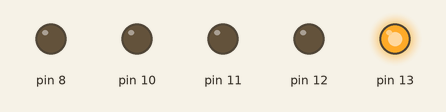
This sketch was run on a simulated Arduino Uno, built with avr-gcc and run on an emulated ATmega328P. Parts: output pins drawn as LEDs (lit = HIGH).

Above: at 0.7 s.
At 1.7 s:
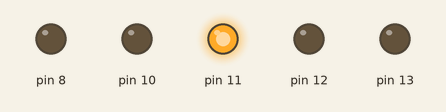
At 2.7 s:
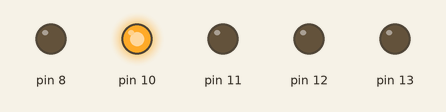
At 3.8 s:
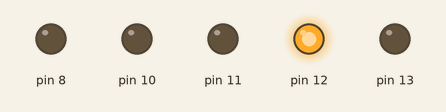
Timing chart, 0 to 6.5 s (numbered marks = the images above):
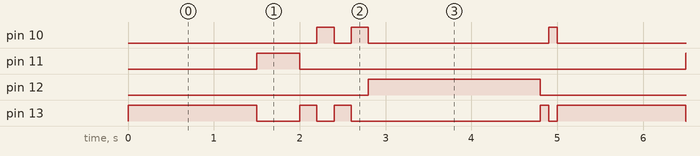

Measured:
- by itself, pin 10: repeats every 5.0 s: LOW 0.20 s, HIGH 0.20 s, LOW 2.1 s, HIGH 0.10 s, LOW 2.2 s, HIGH 0.20 s
- by itself, pin 11: alternates HIGH for 0.50 s and LOW for 4.5 s
- by itself, pin 12: alternates HIGH for 2.0 s and LOW for 3.0 s
- by itself, pin 13: repeats every 5.0 s: LOW 0.50 s, HIGH 0.20 s, LOW 0.20 s, HIGH 0.20 s, LOW 2.2 s, HIGH 0.10 s, LOW 0.10 s, HIGH 1.5 s

The sketch:

Montauk_Second_Part.ino
```cpp
void setup() {
  // initialize digital pin 13 as an output.
  pinMode(13, OUTPUT);
    pinMode(10, OUTPUT);
    pinMode(11, OUTPUT);
    pinMode(8, OUTPUT);
    pinMode(12, OUTPUT);

//12 IS THE BRIGHT FLASHY LIGHT!
//2:06 Montauk – Bayside
}

// the loop function runs over and over again forever
void loop() {
    digitalWrite(13, HIGH);
    delay(1500);
    digitalWrite(13,LOW);

    digitalWrite(11, HIGH);
    delay(500);
    digitalWrite(11, LOW);

    digitalWrite(13, HIGH);
    delay(200);
    digitalWrite(13, LOW);

    digitalWrite(10, HIGH);
    delay(200);
    digitalWrite(10, LOW);

    digitalWrite(13, HIGH);
    delay(200);
    digitalWrite(13, LOW);

    digitalWrite(10, HIGH);
    delay(200);
    digitalWrite(10, LOW);

    digitalWrite(12, HIGH);
    delay(2000);
    digitalWrite(12, LOW);

        digitalWrite(13, HIGH);
    delay(100);
    digitalWrite(13, LOW);

    digitalWrite(10, HIGH);
    delay(100);
    digitalWrite(10, LOW);


}
```
